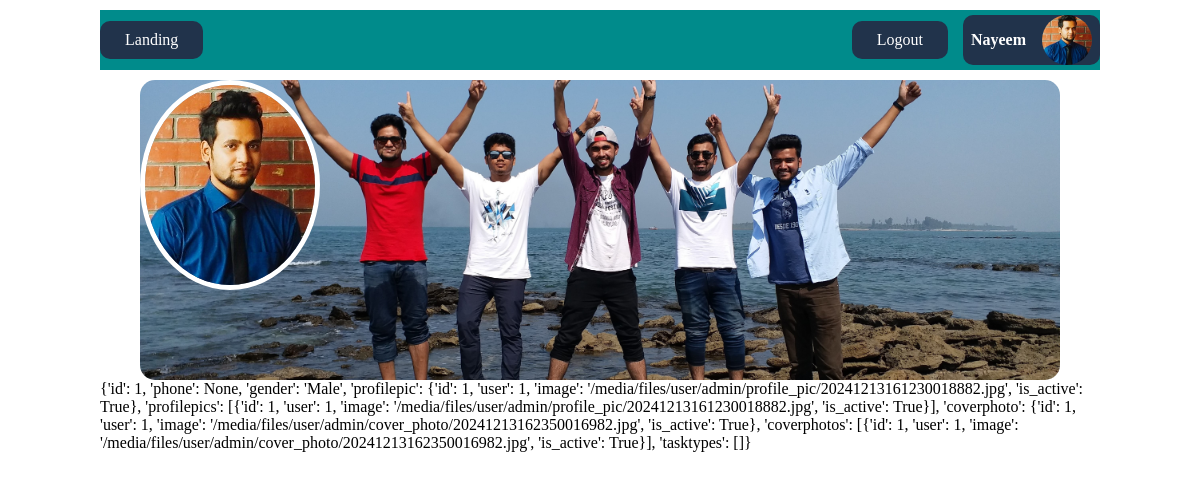
The page /user/profile/admin/ (signed in) on the database as committed earlier.
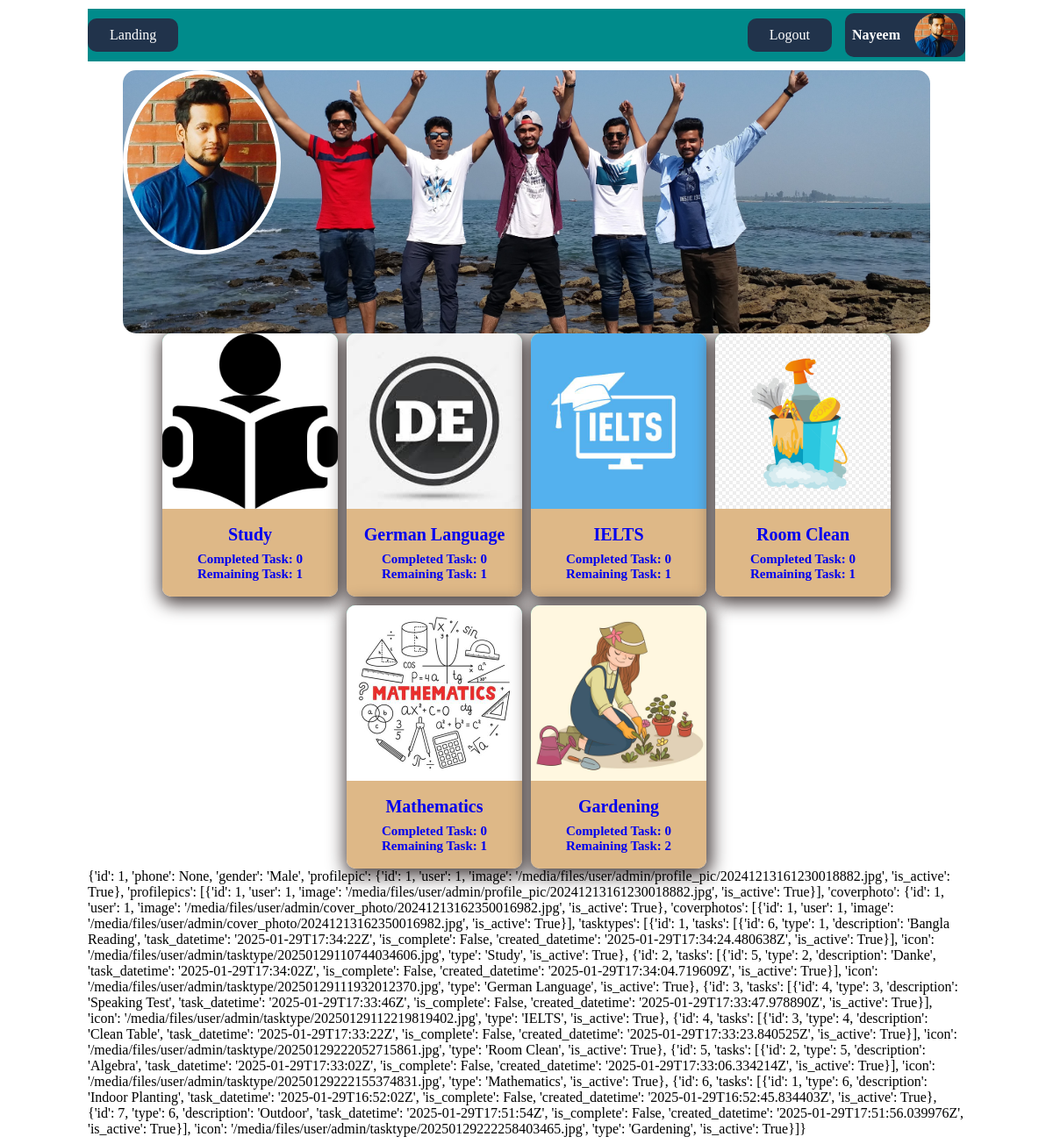
The same page on the database as committed later.
### user/models.py (models this page shows, shortened)
class Profilepic(models.Model):
    user = models.ForeignKey(User, on_delete=models.CASCADE, related_name='profilepic_user')
    image = models.ImageField(upload_to=upload_profile_pic, blank=True, null=True)
    is_active = models.BooleanField(default=True)

class User(AbstractUser):
    phone = models.CharField(max_length=100, null=True, blank=True)
    gender = models.CharField(max_length=10, choices=HELP().listToTuple(CH.GENDER))

### task/models.py (models this page shows, shortened)
class Tasktype(models.Model):
    user = models.ForeignKey(M_USER.User, on_delete=models.CASCADE, related_name='tasktype_user')
    type = models.CharField(max_length=50, unique=True)
    icon = models.ImageField(upload_to=upload_tasktype_icon, blank=True, null=True)
    is_active = models.BooleanField(default=True)

### user/views.py (the view)
# urls.py: path('profile/<str:username>/', views.profile, name='profile'),
@login_required
def profile(request, username=None):
    user = request.user
    html_path = 'error/error.html'
    context = {}
    if user.username == username:
        if user.is_authenticated:
            context.update({
                'is_authenticated': True,
                'title': user.get_full_name(),
                'navbar': HELP().getNavbar(user, 1),
                'user': CSRLZR_USER.Usersrlzr(user, many=False).data
            })
            html_path = 'user/profile/user_profile.html'
    else: context.update({'title': 'Page Not Found - Error'})
    return render(request, html_path, context=context)

### help/common/j.py (called while the page is built, shortened)
    def getNavbar(self, user, navbar):
        navbar_obj = {
            'left_side': {'simple': [], 'profile': []},
            'right_side': {'simple': [], 'profile': []}
        }
        if navbar == 1:
            navbar_obj['left_side']['simple'].append(self.getLink('Landing'))
            navbar_obj['right_side']['simple'].append(self.getLink('Logout'))
            navbar_obj['right_side']['profile'].append(self.getLink('Profile-Navbar', user))
        elif navbar == 3:
            navbar_obj['left_side']['simple'].append(self.getLink('Landing'))
            navbar_obj['left_side']['simple'].append(self.getLink('About'))
        return navbar_obj

### help/common/k.py (called while the page is built)
    def getProfilePic(self, user):
        return user.profilepic_user.filter(is_active=True).first()

    def getCoverPhoto(self, user):
        return user.coverphoto_user.filter(is_active=True).first()

    def getLink(self, level, user=None):
        link_obj = None
        if level == 'Landing': link_obj = {'name': 'Landing', 'link': '/'}
        elif level == 'Logout': link_obj = {'name': 'Logout', 'link': '/auth/logout/'}
        elif level == 'Profile': link_obj = {'name': 'Profile', 'link': f'/user/profile/{user.username}/'}
        elif level == 'Login': link_obj = {'name': 'Login', 'link': '/auth/login/'}
        elif level == 'Profile-Navbar': link_obj = {'name': user.first_name, 'link': f'/user/profile/{user.username}/', 'image': self.getProfilePic(user)}
        elif level == 'About': link_obj =  {'name': 'About', 'link': f'/user/about/'}
        return link_obj

### user/serializers/CUSTOM/serializer.py (called while the page is built)
    def get_tasks(self, instance):
        tasktypes=instance.task_type.all()
        serializer = Tasksrlzr(instance=tasktypes, many=True)
        return serializer.data

    def get_profilepic(self, instance):
        profilepic=HELP().getProfilePic(instance)
        serializer = Profilepicsrlzr(instance=profilepic, many=False)
        return serializer.data

    def get_profilepics(self, instance):
        profilepics=instance.profilepic_user.all()
        serializer = Profilepicsrlzr(instance=profilepics, many=True)
        return serializer.data

    def get_coverphoto(self, instance):
        coverphoto=HELP().getCoverPhoto(instance)
        serializer = Coverphotosrlzr(instance=coverphoto, many=False)
        return serializer.data

    def get_coverphotos(self, instance):
        coverphotos=instance.coverphoto_user.all()
        serializer = Coverphotosrlzr(instance=coverphotos, many=True)
        return serializer.data

### templates/user/profile/user_profile.html (shortened to what this page needs)
{% extends 'base.html' %}
{% load user_extras %}
{% block navbar %}
  <div style="display: flex; justify-content: space-between; margin: 10px 0; background-color: darkcyan;">
    {% if 'left_side' in navbar %}
      {% if navbar.left_side.simple or navbar.left_side.profile %}
        <div style="display: flex; justify-content: flex-start; align-items: center; height: 60px; gap: 15px;">
          {% for item in navbar.left_side.simple %}
            <a class="navbar-button" href="{{item.link}}">{{item.name}}</a>
          {% endfor %}
        </div>
      {% endif %}
    {% endif %}
    {% if 'right_side' in navbar %}
      {% if navbar.right_side.simple or navbar.right_side.profile %}
        <div style="display: flex; justify-content: flex-end; align-items: center; height: 60px; gap: 15px;">
          {% for item in navbar.right_side.simple %}
            <a class="navbar-button" href="{{item.link}}">{{item.name}}</a>
          {% endfor %}
          {% for item in navbar.right_side.profile %}
            <a style="text-decoration: none;" href="{{item.link}}">
              <div class="profile-box">
                  <span style="margin: 0 8px; color: white; font-weight: 700;">{{item.name}}</span>
                  <img class="navbar-profile" src="{{item.image.image.url}}"/>
              </div>
            </a>
          {% endfor %}
        </div>
      {% endif %}
    {% endif %}
  </div>
{% endblock %}
{% block body %}
    <div class="photo-section">
        <div class="cover-photo">
            <img style="height: 300px; border-radius: 15px;" src="{{user.coverphoto.image}}" />
            <div class="profile-pic">
                <img style="height: 200px; border-radius: 50%;" src="{{user.profilepic.image}}" />
            </div>
        </div>
    </div>
    <div class="task-section">
      {% for item in user.tasktypes %}
        <a style="text-decoration: none;" href="/">
          <div class="task-card">
            <div class="task-icon-container">
              <img class="task-icon" src="{{item.icon}}" />
            </div>
            <div class="task-info-container">
              <div class="task-info-inner-container">
                <div class="task-info-title-container">
                  <span class="task-info-title" title="{{item.type}}">{{item.type}}</span>
                </div>
                <div class="task-info-details">
                  <span style="font-size: 15px; font-weight: 600;">Completed Task: {{ item.tasks|filter_task_completed}}</span>
                </div>
                <div class="task-info-details">
                  <span style="font-size: 15px; font-weight: 600;">Remaining Task: {{item.tasks|filter_task_running}}</span>
                </div>
              </div>
            </div>
          </div>
        </a>
      {% endfor %}
    </div>
    {{user}}
{% endblock %}

### templates/base.html (shortened to what this page needs)
<!DOCTYPE html>
<html lang="en">
  <head>
  </head>
  <body>
    <div class="container">
        {% block navbar %}
        {% endblock %}
        {% block body %}
        {% endblock %}
    </div>
  </body>
</html>

### templates/base.html (style rules this page uses)
.container { width: 1000px; margin: auto; }
.navbar-button { background-color: #21334b; padding: 10px 25px; color: white; text-decoration: none; border-radius: 10px; }
.profile-box { display: flex; justify-content: flex-end; align-items: center; background-color: #21334b; border-radius: 10px; }
.navbar-profile { height: 50px; width: 50px; border-radius: 50%; object-fit: cover; margin: 0 8px; }
.photo-section { position: relative; display: flex; justify-content: center; align-items: center; height: 300px; }
.cover-photo { position: absolute; height: 300px; }
.profile-pic { position: absolute; top: 0; height: 200px; border-radius: 50%; border: 5px solid white; }
.task-section { display: flex; flex-direction: row; justify-content: center; flex-flow: row wrap; gap: 10px; }
.task-card { height: 300px; width: 200px; border-radius: 10px; display: flex; flex-direction: column; box-shadow: 2px 4px 20px 4px #473e3e; }
.task-icon-container { background-color: aquamarine; border-radius: 10px 10px 0 0; height: 200px; display: flex; justify-content: center; align-items: center; overflow: hidden; }
.task-icon { background-size: cover; background-position: center; width: 100%; }
.task-info-container { background-color: burlywood; border-radius: 0 0 10px 10px; height: 100px; display: flex; justify-content: center; align-items: center; }
.task-info-inner-container { width: 95%; display: flex; flex-direction: column; }
.task-info-title-container { margin-bottom: 8px; display: flex; justify-content: center; align-items: center; }
.task-info-title { font-size: 20px; font-weight: 700; white-space: nowrap; overflow: hidden; text-overflow: ellipsis; }
.task-info-details { display: flex; justify-content: center; align-items: center; }

Rows that differ between the two databases and show on the page:
added Tasktype: type "Study"
added Tasktype: type "German Language"
added Tasktype: type "IELTS"
added Tasktype: type "Room Clean"
added Tasktype: type "Mathematics"
added Tasktype: type "Gardening"
Other text that changed with them:
{{ user }}: "…'/media/files/user/admin/cover_photo/20241213162350016982.jpg', 'is_active': True}], 'tasktypes': []}" → "…'/media/files/user/admin/cover_photo/20241213162350016982.jpg', 'is_active': True}], 'tasktypes': [{'id': 1, 'tasks': [{'id': 6, 'type': 1, 'description': 'Bangla Reading', 'task_datetime': '2025-01-29T17:34:22Z', 'is_complete': False, 'created_datetime': '2025-01-29T17:34:24.480638Z', 'is_active': True}], 'icon': '/media/files/user/admin/tasktype/20250129110744034606.jpg', 'type': 'Study', 'is_active': True}, {'id': 2, 'tasks': [{'id': 5, 'type': 2, 'description': 'Danke', 'task_datetime': '2025-01-29T17:34:02Z', 'is_complete': False, 'created_datetime': '2025-01-29T17:34:04.719609Z', 'is_active': True}], 'icon': '/media/files/user/admin/tasktype/20250129111932012370.jpg', 'type': 'German…"
new list line: "Completed Task: 0 Remaining Task: 1"
new list line: "Completed Task: 0 Remaining Task: 2"
